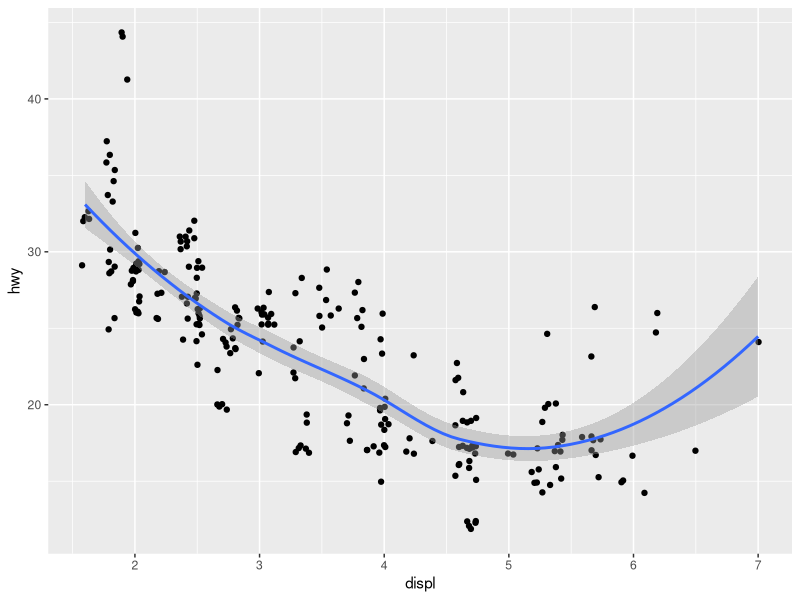
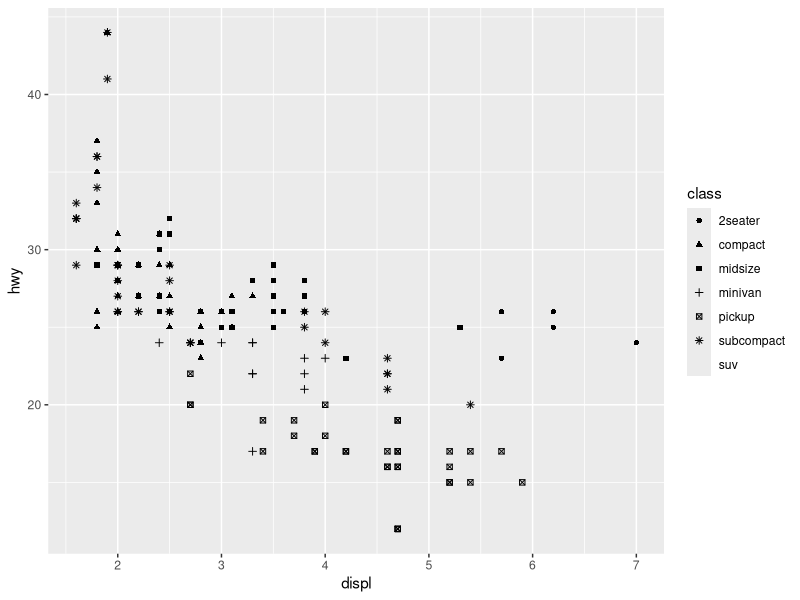
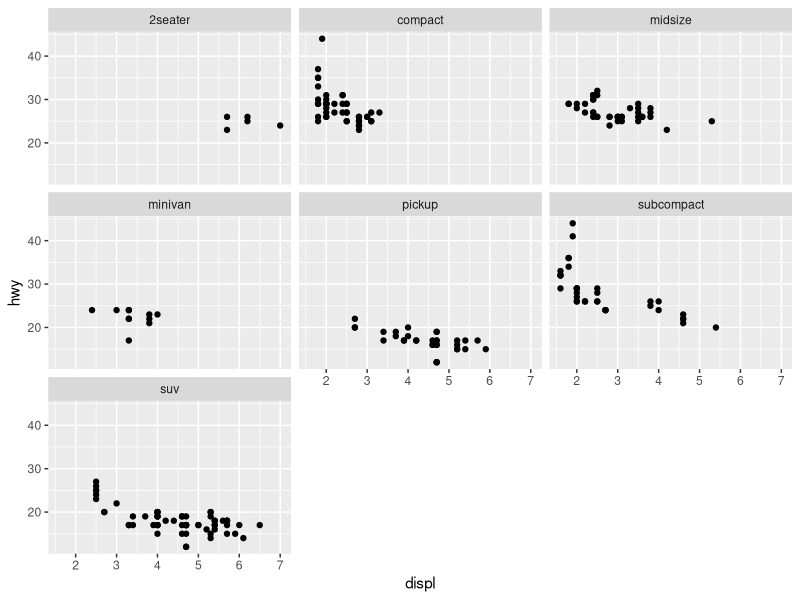
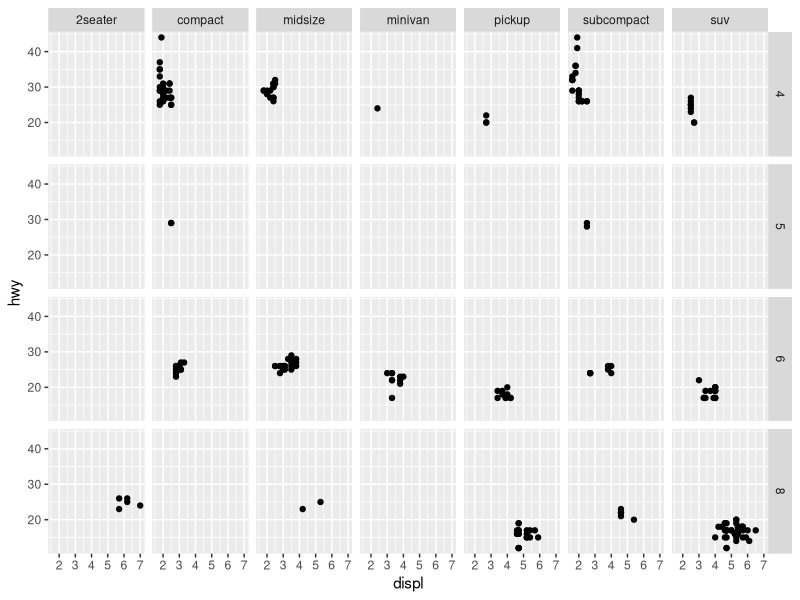
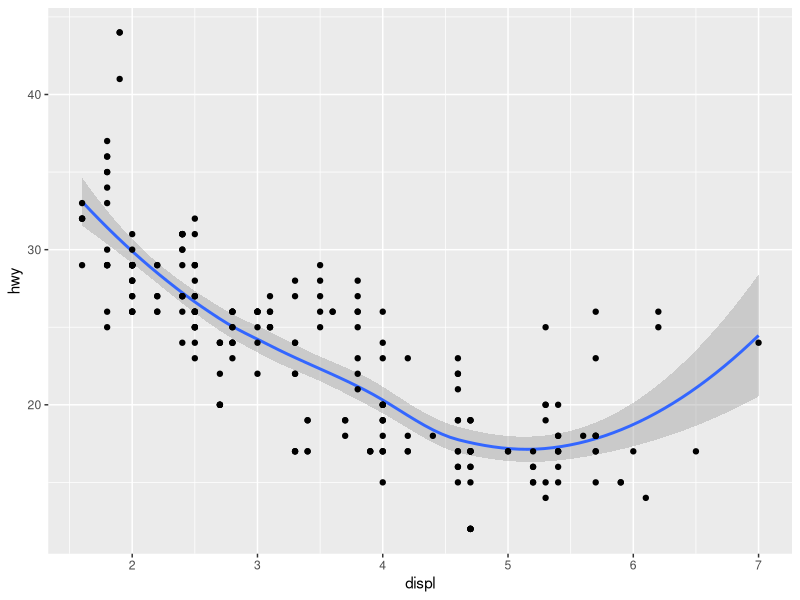
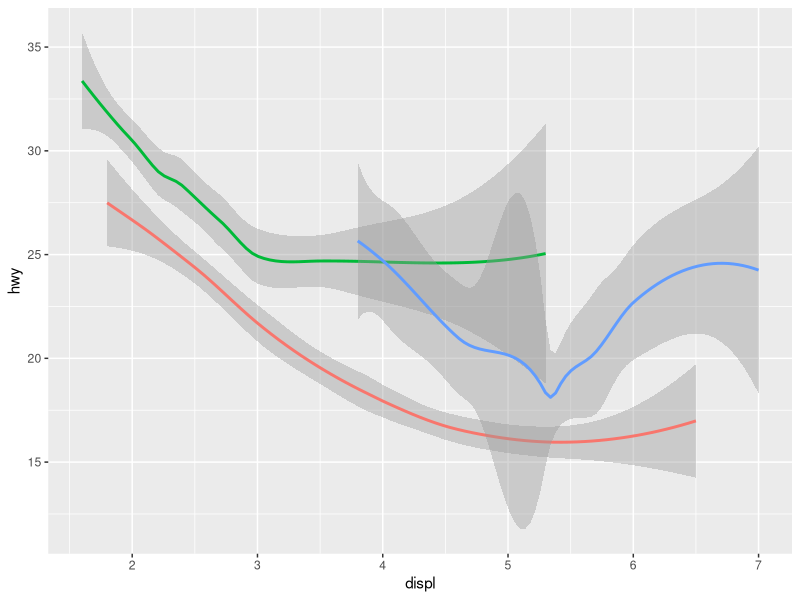
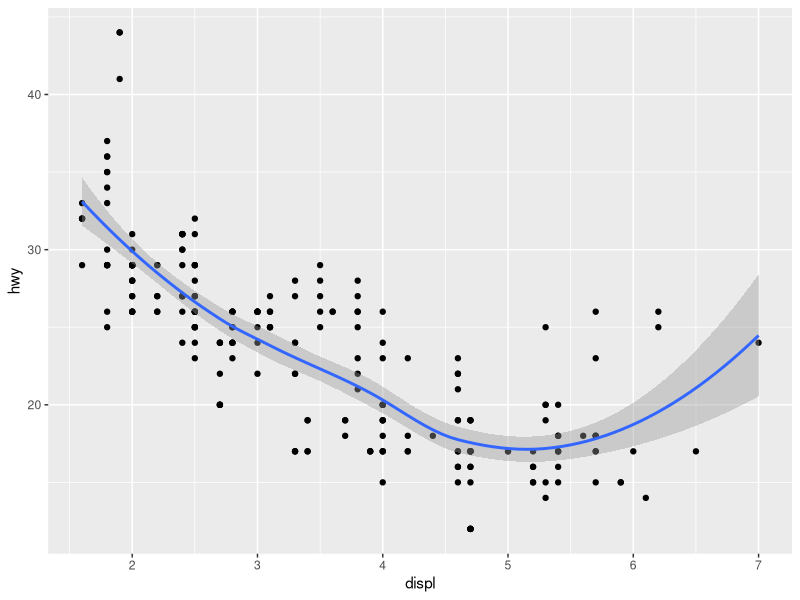
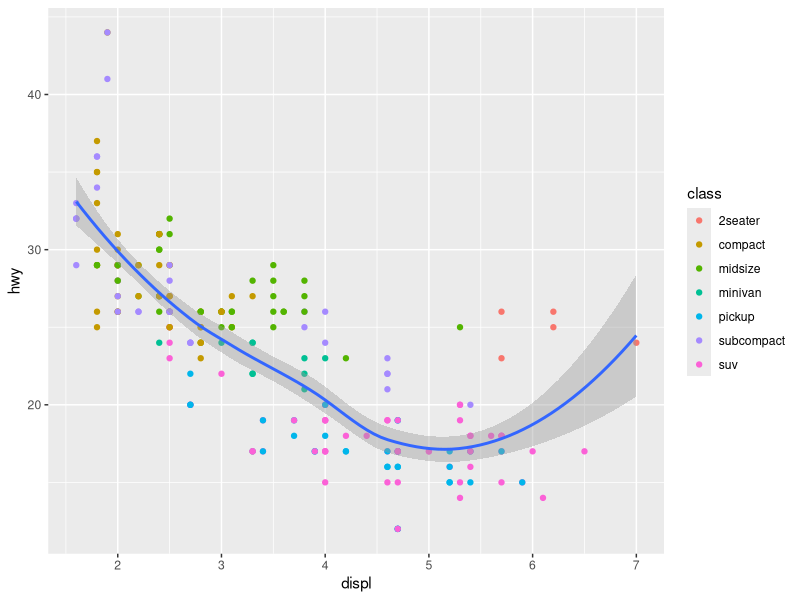

R code for these plots, in order:
## SET LIBRARY PATH ############################################################
#set librarby to avoid Onedrive:
.libPaths("C:/R library")
.libPaths()
#now should show as: "C:/R library".

## INSTALL PACKAGES AND ORGANISE LIBRARY #######################################
if(!require("tidyverse")) {install.packages("tidyverse")}
library(tidyverse)

## DATA IMPORT #################################################################
ggplot2::mpg #dataframe for practice available in ggplot package
?mpg #provides overview of dataframe
#of interest - displacement & highway mpg
glimpse(mpg)

## VISUALS - MAPPING INSIDE GEOMS (LOCAL MAPPING) ##############################
#create visualisation of displ & hwy:
ggplot(data = mpg, mapping = aes(x = displ, y = hwy)) +
  geom_point(position = "jitter") +
  geom_smooth()
#in addition to mapping class to colour, could also map to alpha (transp) or 
#shape (shapes). Eg.,
ggplot(mpg) +
  geom_point(mapping = aes(x = displ, y = hwy, shape = class))
#Next apply facet_wrap to create sub-plots of discrete variables:
ggplot(data = mpg) + 
  geom_point(mapping = aes(x = displ, y = hwy)) +
  facet_wrap(~ class)
?facet_wrap
#Can also add 2 discrete variables to the data using facet_grid:
ggplot(data = mpg) + 
  geom_point(mapping = aes(x = displ, y = hwy)) +
  facet_grid(cyl ~ class)
?facet_grid
#change geom to line as opposed to points:
ggplot(data = mpg) + 
  geom_smooth(mapping = aes(x = displ, y = hwy)) + #forms line
  geom_point(mapping = aes(x = displ, y = hwy))    #forms points
#add colour command to aes seperates and then colours in one go:
ggplot(data = mpg) +
  geom_smooth(mapping = aes(x = displ, y = hwy, colour = drv),
              show.legend = FALSE)

## VISUALS - GLOBAL MAPPING ####################################################
#place mapping command in first line of code:
ggplot(data = mpg, mapping = aes(x = displ, y = hwy)) +
  geom_point() +
  geom_smooth()
#this allows for manipulation of local geoms individually:
ggplot(data = mpg, mapping = aes(x = displ, y = hwy)) +
  geom_point(mapping = aes(colour = class)) +
  geom_smooth()

## DATA TRANSFORMATIONS ########################################################
#Using diamonds dataset from ggplot2:
?diamonds
ggplot(data = diamonds, mapping = aes(x = cut)) +
  geom_bar()
#stat transformation occurs here as 'count' on y is not a variable. It is
#created by R when plotting the bar chart
#use of stat-summary allows manipulation of data within visualisation:
ggplot(data = diamonds, mapping = aes(x = cut, y = depth)) +
  stat_summary(fun.min = min,
               fun.max = max,
               fun = median)
#many stat functions available: 
?stat_bin
#can colour bar charts based on discrete variables:
#colour puts outline, but 'fill' fills the bar with colour:
ggplot(data = diamonds, mapping = aes(x = cut)) +
  geom_bar(mapping = (aes(fill = cut)))
#is powerful when you are wanting to examine variable with bars:
#also add position "fill" to make bars all same size:
ggplot(data = diamonds, mapping = aes(x = cut)) +
  geom_bar(mapping = aes(fill = clarity), position = "dodge")
#position = "jitter", adds noise back to scatterplot
?position_jitter
?geom_count

## COORDINATE SYSTEMS ##########################################################
#many ways to specify plot behaviour:
#coord_flip can flip x and y axes:
ggplot(data = mpg, mapping = aes(x = class, y = hwy)) + 
  geom_boxplot()
#then flipped:
ggplot(data = mpg, mapping = aes(x = class, y = hwy)) + 
  geom_boxplot() +
  coord_flip()
?map_data
#build polar chart:
ggplot(data = diamonds, mapping = aes(x = cut, fill = cut)) +
  geom_bar(width = 1) +
  coord_polar()
#Quiz:
?geom_abline
ggplot(data = mpg, mapping = aes(x = cty, y = hwy)) +
  geom_point() + 
  geom_abline() +
  coord_fixed()

## OVERALL TEMPLATE FOR GGPLOT #################################################
#Best example of ggplot functions:
# ggplot(data = <DATA>) + 
#   <GEOM_FUNCTION>(
#     mapping = aes(<MAPPINGS>),
#     stat = <STAT>, 
#     position = <POSITION>
#   ) +
#   <COORDINATE_FUNCTION> +
#   <FACET_FUNCTION>
